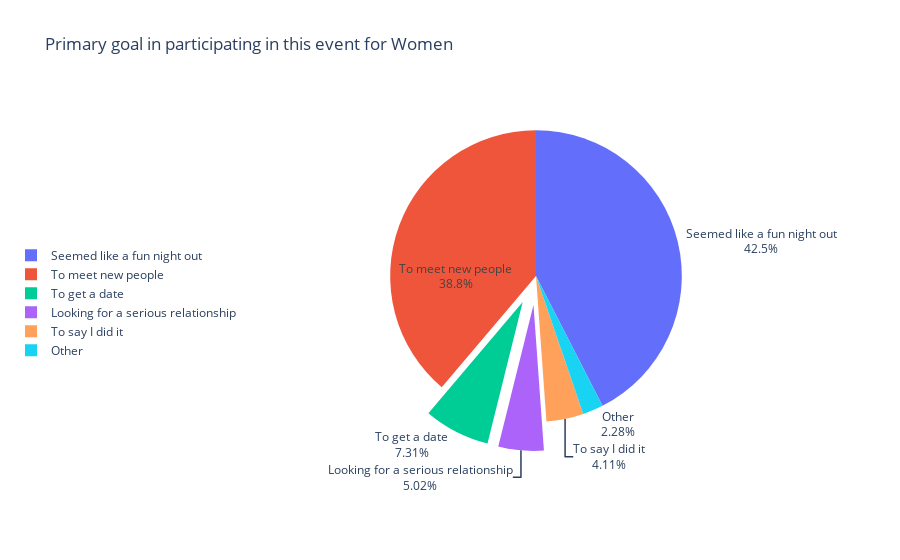

Write notebook code for a chart like this one.
### Code cell
#visualisation des objectifs en début de soirée pour les femmes, focus sur celles qui cherchent un rdv ou un relation sérieuse
labels = ["Seemed like a fun night out", "To meet new people", "To get a date", "Looking for a serious relationship",
          "To say I did it", "Other"]

fig = go.Figure(data=[go.Pie(labels=labels, values=df_unique[df_unique['gender'] == 'Woman']["goal"].value_counts(), textinfo='label+percent',
                             insidetextorientation='radial',
                             pull=[0, 0, 0.2, 0.2, 0., 0]
                            )])
fig.update(layout_title_text='Primary goal in participating in this event for Women',
          layout_legend=dict(yanchor="top", y=0.6, xanchor="left", x=-1
))

fig.show()

### Figure 1 — Plotly figure (JSON) as saved in the notebook; plotly's stock layout.template omitted (floating-point values rounded to 4 significant figures)
{"data": [{"insidetextorientation": "radial", "labels": ["Seemed like a fun night out", "To meet new people", "To get a date", "Looking for a serious relationship", "To say I did it", "Other"], "pull": [0, 0, 0.2, 0.2, 0, 0], "textinfo": "label+percent", "type": "pie", "values": [93, 85, 16, 11, 9, 5]}], "layout": {"legend": {"x": -1, "xanchor": "left", "y": 0.6, "yanchor": "top"}, "title": {"text": "Primary goal in participating in this event for Women"}}}
